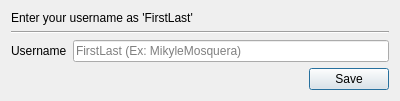
<?xml version="1.0" encoding="UTF-8"?>
<ui version="4.0">
 <class>Dialog</class>
 <widget class="QDialog" name="Dialog">
  <property name="geometry">
   <rect>
    <x>0</x>
    <y>0</y>
    <width>400</width>
    <height>72</height>
   </rect>
  </property>
  <property name="windowTitle">
   <string>New User</string>
  </property>
  <layout class="QVBoxLayout" name="verticalLayout">
   <item>
    <widget class="QLabel" name="label">
     <property name="text">
      <string>Enter your username as 'FirstLast'</string>
     </property>
    </widget>
   </item>
   <item>
    <widget class="Line" name="line">
     <property name="orientation">
      <enum>Qt::Horizontal</enum>
     </property>
    </widget>
   </item>
   <item>
    <layout class="QHBoxLayout" name="horizontalLayout">
     <item>
      <widget class="QLabel" name="label_2">
       <property name="sizePolicy">
        <sizepolicy hsizetype="Fixed" vsizetype="Preferred">
         <horstretch>0</horstretch>
         <verstretch>0</verstretch>
        </sizepolicy>
       </property>
       <property name="minimumSize">
        <size>
         <width>0</width>
         <height>0</height>
        </size>
       </property>
       <property name="maximumSize">
        <size>
         <width>200</width>
         <height>16777215</height>
        </size>
       </property>
       <property name="text">
        <string>Username</string>
       </property>
      </widget>
     </item>
     <item>
      <widget class="QLineEdit" name="username_line_edit">
       <property name="inputMask">
        <string/>
       </property>
       <property name="placeholderText">
        <string>FirstLast (Ex: MikyleMosquera)</string>
       </property>
      </widget>
     </item>
    </layout>
   </item>
   <item>
    <widget class="QDialogButtonBox" name="buttonBox">
     <property name="orientation">
      <enum>Qt::Horizontal</enum>
     </property>
     <property name="standardButtons">
      <set>QDialogButtonBox::Save</set>
     </property>
    </widget>
   </item>
   <item>
    <spacer name="verticalSpacer">
     <property name="orientation">
      <enum>Qt::Vertical</enum>
     </property>
     <property name="sizeHint" stdset="0">
      <size>
       <width>20</width>
       <height>40</height>
      </size>
     </property>
    </spacer>
   </item>
  </layout>
 </widget>
 <resources/>
 <connections>
  <connection>
   <sender>buttonBox</sender>
   <signal>accepted()</signal>
   <receiver>Dialog</receiver>
   <slot>accept()</slot>
   <hints>
    <hint type="sourcelabel">
     <x>248</x>
     <y>254</y>
    </hint>
    <hint type="destinationlabel">
     <x>157</x>
     <y>274</y>
    </hint>
   </hints>
  </connection>
  <connection>
   <sender>buttonBox</sender>
   <signal>rejected()</signal>
   <receiver>Dialog</receiver>
   <slot>reject()</slot>
   <hints>
    <hint type="sourcelabel">
     <x>316</x>
     <y>260</y>
    </hint>
    <hint type="destinationlabel">
     <x>286</x>
     <y>274</y>
    </hint>
   </hints>
  </connection>
 </connections>
</ui>
